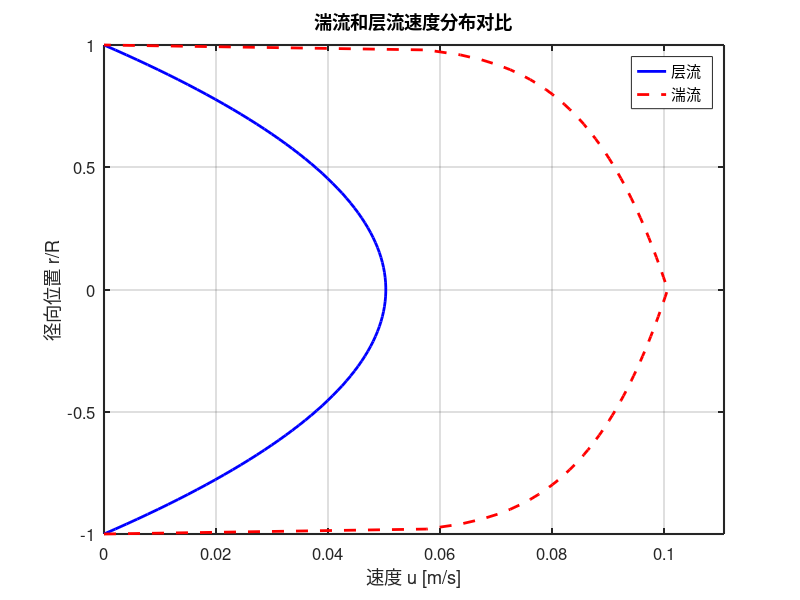

MATLAB code to generate this figure:
% clear; clc; close all;
% 
% % 管道参数
% R = 0.2;      % 管道半径 (m)
% r = linspace(-R, R, 1000);  % 径向坐标
% 
% % 定义流速分布函数
% u_laminar = @(r, v) 2*v*(1 - (r/R).^2);                          % 层流抛物线分布
% u_turbulent = @(r, v, n) v*(n+1)/n .* (1 - abs(r)/R).^(1/n);     % 湍流幂律分布
% 
% % 示例雷诺数
% Re_laminar = 1000;    % 层流
% Re_transition = 3000; % 过渡流
% Re_turbulent = 10000; % 湍流
% 
% % 计算平均面流速 (假设固定运动黏度 nu=1e-6 m²/s)
% nu = 1e-6;
% v_laminar = Re_laminar * nu / (2*R);
% v_transition = Re_transition * nu / (2*R);
% v_turbulent = Re_turbulent * nu / (2*R);
% 
% % 湍流幂律指数 n (根据雷诺数经验公式)
% n_turbulent = 1.66 * log(Re_turbulent) - 3.93;  % 适用于Re>4000
% 
% % 过渡流线性混合 (简化模型)
% alpha = (Re_transition - 2000) / 2000;  % 过渡系数
% 
% % 计算流速分布
% u_l = u_laminar(r, v_laminar);
% u_t = u_turbulent(r, v_turbulent, n_turbulent);
% u_tr = alpha * u_t + (1-alpha) * u_l;  % 过渡流混合分布
% 
% % 绘制图形
% figure('Color', 'white');
% hold on;
% 
% % 层流分布
% plot(r, u_l, 'b-', 'LineWidth', 2, 'DisplayName', sprintf('层流 (Re=%d)', Re_laminar));
% 
% % 过渡流分布
% plot(r, u_tr, 'g--', 'LineWidth', 2, 'DisplayName', sprintf('过渡流 (Re=%d)', Re_transition));
% 
% % 湍流分布
% plot(r, u_t, 'r-.', 'LineWidth', 2, 'DisplayName', sprintf('湍流 (Re=%d, n=%.2f)', Re_turbulent, n_turbulent));
% 
% % 标注极值
% [~, idx] = max(u_l);
% text(0, u_l(idx), sprintf('u_{max}=%.2f', u_l(idx)), 'VerticalAlignment', 'bottom', 'HorizontalAlignment', 'center');
% 
% % 图形美化
% xlabel('径向位置 r (m)');
% ylabel('流速 u(r) (m/s)');
% title('层流/过渡流/湍流未修正线速度分布');
% legend('Location', 'northeast');
% grid on;
% box on;
% set(gca, 'FontSize', 12);
% 
% % 显示管道边界
% yline(0, 'k-', 'LineWidth', 1.5);
% xline(-R, 'k-', 'LineWidth', 1.5);
% xline(R, 'k-', 'LineWidth', 1.5, 'HandleVisibility', 'off');


% % 湍流和层流速度分布对比图
% clear all;
% close all;
% clc;
% 
% % 设置参数
% R = 0.2;          % 管道半径
% r = linspace(-R, R, 100);   % 径向位置
% U_max = 0.0503;      % 最大速度
% 
% % 层流速度分布 (抛物线分布)
% U_laminar = U_max * (1 - (r/R).^2);
% 
% % 湍流速度分布 (1/7次幂律，近似)
% U_turbulent = U_max * (1 - abs(r/R)).^(1/7);
% 
% % 绘制图形
% figure('Position', [100, 100, 800, 600]);
% plot(U_laminar, r, 'b-', 'LineWidth', 2);
% hold on;
% plot(U_turbulent, r, 'r--', 'LineWidth', 2);
% grid on;
% 
% % 添加标题和标签
% title('湍流和层流速度分布对比', 'FontSize', 14);
% xlabel('速度 u/U_{max}', 'FontSize', 12);
% ylabel('径向位置 r/R', 'FontSize', 12);
% legend('层流 (抛物线分布)', '湍流 (1/7次幂律)', 'Location', 'northeast');
% xlim([0, 1.1]);
% 
% % 添加注释
% text(0.6, 0.15, 'u/U_{max} = 1 - (r/R)^2', 'FontSize', 10, 'Color', 'b');
% text(0.6, -0.15, 'u/U_{max} = (1 - |r/R|)^{1/7}', 'FontSize', 10, 'Color', 'r');
% 
% % 美观设置
% set(gca, 'FontSize', 12, 'LineWidth', 1.5);


% 湍流和层流速度分布对比图（指定最大速度）
clear all;
close all;
clc;

% 设置参数
R = 1;                 % 管道半径
r = linspace(-R, R, 100);  % 径向位置
U_max_laminar = 0.0503;   % 层流最大速度
U_max_turbulent = 0.1006; % 湍流最大速度

% 层流速度分布 (抛物线分布)
U_laminar = U_max_laminar * (1 - (r/R).^2);

% 湍流速度分布 (1/7次幂律，近似)
U_turbulent = U_max_turbulent * (1 - abs(r/R)).^(1/7);

% 绘制图形
figure('Position', [100, 100, 800, 600]);
plot(U_laminar, r, 'b-', 'LineWidth', 2);
hold on;
plot(U_turbulent, r, 'r--', 'LineWidth', 2);
grid on;

% 添加标题和标签
title({'湍流和层流速度分布对比'}, ...
      'FontSize', 14);
xlabel('速度 u [m/s]', 'FontSize', 12);
ylabel('径向位置 r/R', 'FontSize', 12);
legend('层流 ', '湍流 ', 'Location', 'northeast');
xlim([0, max(U_max_turbulent)*1.1]);

% 添加最大速度标记
% line([U_max_laminar U_max_laminar], [min(r) max(r)], ...
%      'LineStyle', ':', 'Color', 'b');
% line([U_max_turbulent U_max_turbulent], [min(r) max(r)], ...
%      'LineStyle', ':', 'Color', 'r');
% text(U_max_laminar+0.005, 0.8, sprintf('U_{max,laminar}=%.4f', U_max_laminar), ...
%      'Color', 'b', 'FontSize', 10);
% text(U_max_turbulent+0.005, 0.6, sprintf('U_{max,turbulent}=%.4f', U_max_turbulent), ...
%      'Color', 'r', 'FontSize', 10);

% 美观设置
set(gca, 'FontSize', 12, 'LineWidth', 1.5);
